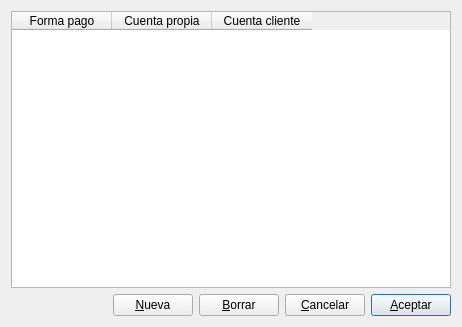
<?xml version="1.0" encoding="UTF-8"?>
<ui version="4.0">
 <class>formas_pago</class>
 <widget class="QDialog" name="formas_pago">
  <property name="geometry">
   <rect>
    <x>0</x>
    <y>0</y>
    <width>462</width>
    <height>327</height>
   </rect>
  </property>
  <property name="windowTitle">
   <string>Formas de pago</string>
  </property>
  <layout class="QVBoxLayout" name="verticalLayout">
   <item>
    <widget class="QTableWidget" name="tableWidget">
     <column>
      <property name="text">
       <string>Forma pago</string>
      </property>
     </column>
     <column>
      <property name="text">
       <string>Cuenta propia</string>
      </property>
     </column>
     <column>
      <property name="text">
       <string>Cuenta cliente</string>
      </property>
     </column>
    </widget>
   </item>
   <item>
    <layout class="QHBoxLayout" name="horizontalLayout">
     <item>
      <spacer name="horizontalSpacer">
       <property name="orientation">
        <enum>Qt::Horizontal</enum>
       </property>
       <property name="sizeHint" stdset="0">
        <size>
         <width>40</width>
         <height>20</height>
        </size>
       </property>
      </spacer>
     </item>
     <item>
      <widget class="QPushButton" name="nueva_pushButton">
       <property name="text">
        <string>&amp;Nueva</string>
       </property>
       <property name="icon">
        <iconset resource="keme.qrc">
         <normaloff>:/iconos/graf/Files-New-File-icon.png</normaloff>:/iconos/graf/Files-New-File-icon.png</iconset>
       </property>
      </widget>
     </item>
     <item>
      <widget class="QPushButton" name="borrar_pushButton">
       <property name="text">
        <string>&amp;Borrar</string>
       </property>
       <property name="icon">
        <iconset resource="keme.qrc">
         <normaloff>:/iconos/graf/borraelem.png</normaloff>:/iconos/graf/borraelem.png</iconset>
       </property>
      </widget>
     </item>
     <item>
      <widget class="QPushButton" name="cancelar_pushButton">
       <property name="text">
        <string>&amp;Cancelar</string>
       </property>
       <property name="icon">
        <iconset resource="keme.qrc">
         <normaloff>:/iconos/graf/borrar.png</normaloff>:/iconos/graf/borrar.png</iconset>
       </property>
      </widget>
     </item>
     <item>
      <widget class="QPushButton" name="aceptar_pushButton">
       <property name="text">
        <string>&amp;Aceptar</string>
       </property>
       <property name="icon">
        <iconset resource="keme.qrc">
         <normaloff>:/iconos/graf/check2.png</normaloff>:/iconos/graf/check2.png</iconset>
       </property>
       <property name="default">
        <bool>true</bool>
       </property>
      </widget>
     </item>
    </layout>
   </item>
  </layout>
 </widget>
 <resources>
  <include location="keme.qrc"/>
 </resources>
 <connections>
  <connection>
   <sender>cancelar_pushButton</sender>
   <signal>clicked()</signal>
   <receiver>formas_pago</receiver>
   <slot>reject()</slot>
   <hints>
    <hint type="sourcelabel">
     <x>272</x>
     <y>284</y>
    </hint>
    <hint type="destinationlabel">
     <x>301</x>
     <y>233</y>
    </hint>
   </hints>
  </connection>
 </connections>
</ui>
